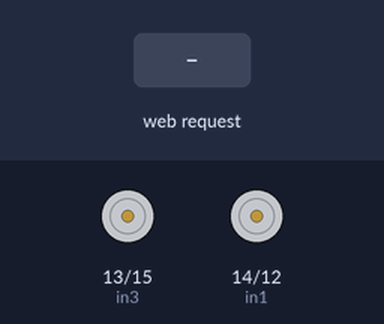
A sketch run on a simulated ESP8266 (NodeMCU). Shown: motor-driver pin pairs drawn as motors (green arrow = first pin HIGH = forward, orange = second pin HIGH = backward, longer = more drive). Inputs (shaded band) come from the test bench. WiFi joins after 1.5 s; servers stay silent unless stated; what the sketch prints to the serial monitor is not drawn.

Above: at 2.7 s.
2.8 s: HTTP request GET /move?dir=forward received
At 4.0 s:
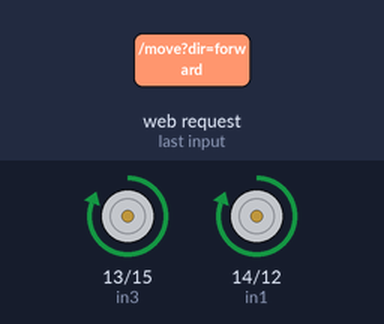
4.3 s: HTTP request GET /move?dir=backward received
At 5.2 s:
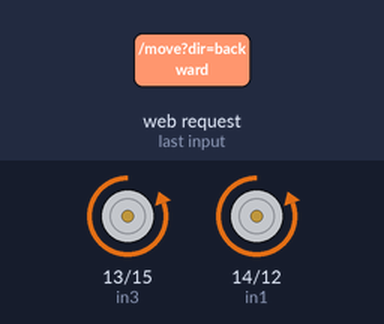
5.8 s: HTTP request GET /move?dir=left received
At 6.4 s:
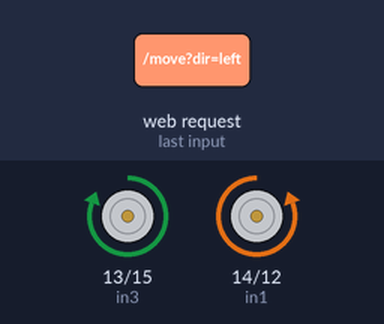
7.3 s: HTTP request GET /move?dir=right received
At 8.7 s:
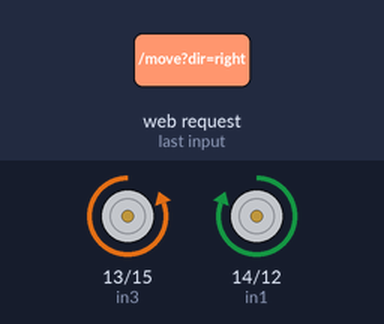
Timing chart, 0 to 9.8 s (numbered marks = the images above; inputs shaded):
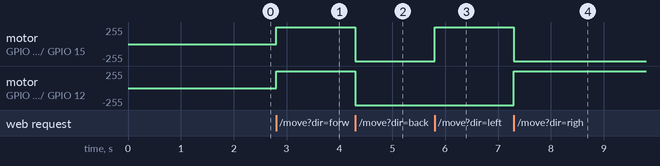

The sketch:

ESP8266.ino
```cpp
#include <ESP8266WiFi.h>
#include <ESP8266WebServer.h>

// ----- PIN SETUP -----
const int in1 = 14;  // D5 on NodeMCU
const int in2 = 12;  // D6
const int in3 = 13;  // D7
const int in4 = 15;  // D8

// ----- Your WiFi credentials -----
const char* ssid = "kemtan";
const char* password = "Kemtanbangetz";

ESP8266WebServer server(80);

// ===== MOTOR CONTROL LOGIC =====
void stopMotors() {
  digitalWrite(in1, LOW);
  digitalWrite(in2, LOW);
  digitalWrite(in3, LOW);
  digitalWrite(in4, LOW);
}
void forward()  { digitalWrite(in1,HIGH); digitalWrite(in2,LOW);  digitalWrite(in3,HIGH); digitalWrite(in4,LOW); }
void backward() { digitalWrite(in1,LOW);  digitalWrite(in2,HIGH); digitalWrite(in3,LOW);  digitalWrite(in4,HIGH);}
void left()     { digitalWrite(in1,LOW);  digitalWrite(in2,HIGH); digitalWrite(in3,HIGH); digitalWrite(in4,LOW); }
void right()    { digitalWrite(in1,HIGH); digitalWrite(in2,LOW);  digitalWrite(in3,LOW);  digitalWrite(in4,HIGH); }

// ===== WEB UI =====
String html = R"rawliteral(
<!DOCTYPE html><html><head>
  <meta name="viewport" content="width=device-width, initial-scale=1">
  <style>
    body { font-family:sans-serif; text-align:center; background:#f2f2f2; }
    .btn { width:100px; height:60px; margin:10px; font-size:18px;
           border-radius:12px; border:none; background:#4CAF50; color:white; }
    .btn.stop { background:red; }
  </style>
</head><body>
  <h2>ESP8266 Car Control</h2>
  <div>
    <button id="forward" class="btn">Forward</button>
    <button id="left"    class="btn">Left</button>
    <button id="right"   class="btn">Right</button>
    <button id="backward"class="btn">Backward</button>
  </div>
<script>
  function sendCmd(dir){ fetch('/move?dir='+dir).catch(()=>{}); }
  function bindControl(id, cmd){
    const b = document.getElementById(id);
    b.addEventListener('mousedown',  ()=>sendCmd(cmd));
    b.addEventListener('mouseup',    ()=>sendCmd('stop'));
    b.addEventListener('touchstart', ()=>sendCmd(cmd));
    b.addEventListener('touchend',   ()=>sendCmd('stop'));
  }
  window.onload = ()=>{
    bindControl('forward',  'forward');
    bindControl('backward', 'backward');
    bindControl('left',     'left');
    bindControl('right',    'right');
  };
</script>
</body></html>
)rawliteral";

void handleRoot() {
  server.send(200, "text/html", html);
}

void handleMove() {
  String dir = server.arg("dir");
  Serial.println("Direction: " + dir);
  if      (dir=="forward")  forward();
  else if (dir=="backward") backward();
  else if (dir=="left")     left();
  else if (dir=="right")    right();
  else                      stopMotors();
  server.send(204, "text/plain","");
}

void setup() {
  Serial.begin(9600);
  pinMode(in1, OUTPUT); pinMode(in2, OUTPUT);
  pinMode(in3, OUTPUT); pinMode(in4, OUTPUT);
  stopMotors();

  WiFi.begin(ssid, password);
  Serial.print("Connecting...");
  while (WiFi.status()!=WL_CONNECTED) {
    delay(500); Serial.print(".");
  }
  Serial.println("\nIP: " + WiFi.localIP().toString());

  server.on("/",    handleRoot);
  server.on("/move",handleMove);
  server.begin();
}

void loop() {
  server.handleClient();
}
```

Measured:
- after the input at 2.8 s, motor on GPIO 13 (in3) / GPIO 15 (in4), motor on GPIO 14 (in1) / GPIO 12 (in2): stopped → forward 255/255 at once
- after the input at 4.3 s, motor on GPIO 13 (in3) / GPIO 15 (in4), motor on GPIO 14 (in1) / GPIO 12 (in2): forward 255/255 → backward 255/255 at once
- after the input at 5.8 s, motor on GPIO 13 (in3) / GPIO 15 (in4): backward 255/255 → forward 255/255 at once
- after the input at 7.3 s, motor on GPIO 13 (in3) / GPIO 15 (in4): forward 255/255 → backward 255/255 at once; motor on GPIO 14 (in1) / GPIO 12 (in2): backward 255/255 → forward 255/255 at once
